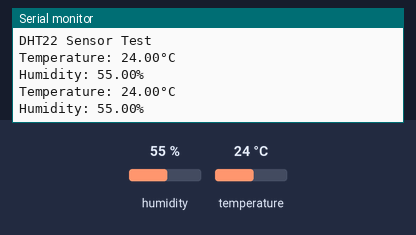
The sketch below on a simulated Arduino Uno, built with avr-gcc and run on an emulated ATmega328P. Parts: the last lines printed to the serial monitor. The inputs (shaded band) are chosen by the test bench; at power-on: humidity 55 %, temperature 24 °C.

Above: at 2.8 s.
2.9 s: humidity set to 22 %
At 4.3 s:
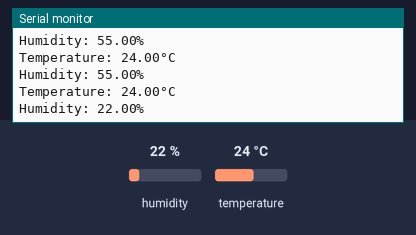
5.6 s: temperature set to 12 °C
At 7.3 s:
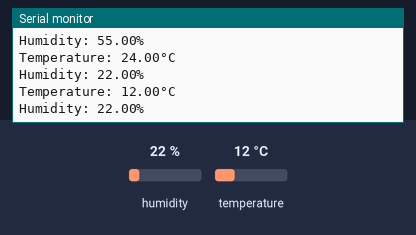
8.3 s: humidity set to 40 %
At 10.8 s:
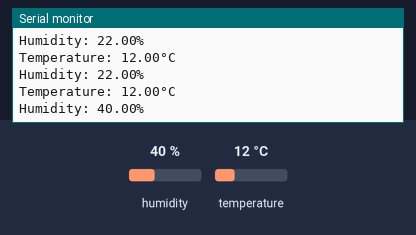
Timing chart, 0 to 12.3 s (numbered marks = the images above; inputs shaded):
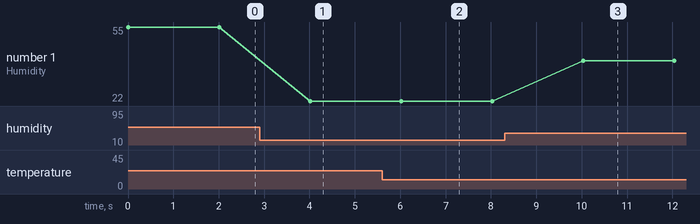

Measured:
- after the input at 2.9 s, the serial monitor: prints a new line after 1.1 s (image 1)
- after the input at 5.6 s, the serial monitor: prints a new line after 0.43 s (image 2)
- after the input at 8.3 s, the serial monitor: prints a new line after 1.7 s (image 3)
- plotted number 1: 22 → 40 after the input at 8.3 s

The sketch:

DHT22_Ambient_Temp_Sensor.ino
```cpp
#include <Adafruit_Sensor.h>
#include <DHT.h>
#include <DHT_U.h>

#define DHTPIN 16      // Connect DHT22 data pin to GPIO 4 (change as needed)
#define DHTTYPE DHT22 // Use DHT22 sensor

DHT dht(DHTPIN, DHTTYPE);

void setup() {
  Serial.begin(115200);
  Serial.println("DHT22 Sensor Test");

  dht.begin();
}

void loop() {
  float temperature = dht.readTemperature();  // Read temperature in Celsius
  float humidity = dht.readHumidity();       // Read humidity

  if (isnan(temperature) || isnan(humidity)) {
    Serial.println("Failed to read from DHT sensor!");
    return;
  }

  Serial.print("Temperature: ");
  Serial.print(temperature);
  Serial.println("°C");

  Serial.print("Humidity: ");
  Serial.print(humidity);
  Serial.println("%");

  delay(2000); // Wait 2 seconds before next reading
}
```
